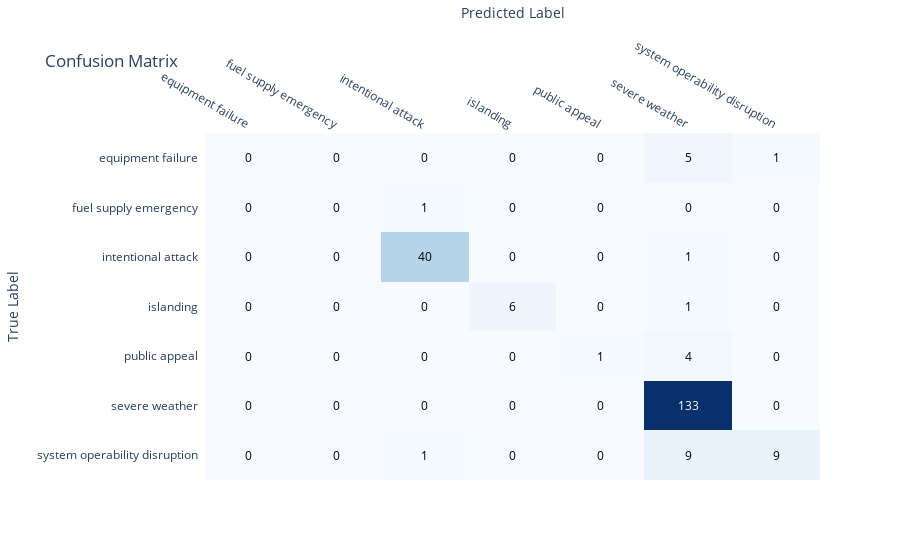

The notebook cell this image was saved under:
### Code cell
import plotly.figure_factory as ff
from sklearn.metrics import confusion_matrix

# Replace 'y_test' and 'prediction' with your actual test labels and predictions
# Example data (replace this with your actual data)


# Replace these labels with your specific category names
category_labels = [
    'equipment failure',
    'fuel supply emergency',
    'intentional attack',
    'islanding',
    'public appeal',
    'severe weather',
    'system operability disruption'
]


# Calculate the confusion matrix
cm = confusion_matrix(check_diff_class['actual'], check_diff_class['prediction'])

# Create a Plotly heatmap for the confusion matrix
fig = ff.create_annotated_heatmap(z=cm[::-1,:], x=category_labels, y=category_labels[::-1], colorscale='Blues')

# Update the layout
fig.update_layout(title='Confusion Matrix',
                  xaxis=dict(title='Predicted Label'),
                  yaxis=dict(title='True Label'))

# Display the confusion matrix
fig.show()
#fig.write_html('confusion_matrix.html', include_plotlyjs='cdn')

### Figure 1 — Plotly figure (JSON) as saved in the notebook; plotly's stock layout.template omitted (floating-point values rounded to 4 significant figures)
{"data": [{"colorscale": [[0, "rgb(247,251,255)"], [0.125, "rgb(222,235,247)"], [0.25, "rgb(198,219,239)"], [0.375, "rgb(158,202,225)"], [0.5, "rgb(107,174,214)"], [0.625, "rgb(66,146,198)"], [0.75, "rgb(33,113,181)"], [0.875, "rgb(8,81,156)"], [1, "rgb(8,48,107)"]], "reversescale": false, "showscale": false, "type": "heatmap", "x": ["equipment failure", "fuel supply emergency", "intentional attack", "islanding", "public appeal", "severe weather", "system operability disruption"], "y": ["system operability disruption", "severe weather", "public appeal", "islanding", "intentional attack", "fuel supply emergency", "equipment failure"], "z": [[0, 0, 1, 0, 0, 9, 9], [0, 0, 0, 0, 0, 133, 0], [0, 0, 0, 0, 1, 4, 0], [0, 0, 0, 6, 0, 1, 0], [0, 0, 40, 0, 0, 1, 0], [0, 0, 1, 0, 0, 0, 0], [0, 0, 0, 0, 0, 5, 1]]}], "layout": {"annotations": [{"font": {"color": "#000000"}, "showarrow": false, "text": "0", "x": "equipment failure", "xref": "x", "y": "system operability disruption", "yref": "y"}, {"font": {"color": "#000000"}, "showarrow": false, "text": "0", "x": "fuel supply emergency", "xref": "x", "y": "system operability disruption", "yref": "y"}, {"font": {"color": "#000000"}, "showarrow": false, "text": "1", "x": "intentional attack", "xref": "x", "y": "system operability disruption", "yref": "y"}, {"font": {"color": "#000000"}, "showarrow": false, "text": "0", "x": "islanding", "xref": "x", "y": "system operability disruption", "yref": "y"}, {"font": {"color": "#000000"}, "showarrow": false, "text": "0", "x": "public appeal", "xref": "x", "y": "system operability disruption", "yref": "y"}, {"font": {"color": "#000000"}, "showarrow": false, "text": "9", "x": "severe weather", "xref": "x", "y": "system operability disruption", "yref": "y"}, {"font": {"color": "#000000"}, "showarrow": false, "text": "9", "x": "system operability disruption", "xref": "x", "y": "system operability disruption", "yref": "y"}, {"font": {"color": "#000000"}, "showarrow": false, "text": "0", "x": "equipment failure", "xref": "x", "y": "severe weather", "yref": "y"}, {"font": {"color": "#000000"}, "showarrow": false, "text": "0", "x": "fuel supply emergency", "xref": "x", "y": "severe weather", "yref": "y"}, {"font": {"color": "#000000"}, "showarrow": false, "text": "0", "x": "intentional attack", "xref": "x", "y": "severe weather", "yref": "y"}, {"font": {"color": "#000000"}, "showarrow": false, "text": "0", "x": "islanding", "xref": "x", "y": "severe weather", "yref": "y"}, {"font": {"color": "#000000"}, "showarrow": false, "text": "0", "x": "public appeal", "xref": "x", "y": "severe weather", "yref": "y"}, {"font": {"color": "#FFFFFF"}, "showarrow": false, "text": "133", "x": "severe weather", "xref": "x", "y": "severe weather", "yref": "y"}, {"font": {"color": "#000000"}, "showarrow": false, "text": "0", "x": "system operability disruption", "xref": "x", "y": "severe weather", "yref": "y"}, {"font": {"color": "#000000"}, "showarrow": false, "text": "0", "x": "equipment failure", "xref": "x", "y": "public appeal", "yref": "y"}, {"font": {"color": "#000000"}, "showarrow": false, "text": "0", "x": "fuel supply emergency", "xref": "x", "y": "public appeal", "yref": "y"}, {"font": {"color": "#000000"}, "showarrow": false, "text": "0", "x": "intentional attack", "xref": "x", "y": "public appeal", "yref": "y"}, {"font": {"color": "#000000"}, "showarrow": false, "text": "0", "x": "islanding", "xref": "x", "y": "public appeal", "yref": "y"}, {"font": {"color": "#000000"}, "showarrow": false, "text": "1", "x": "public appeal", "xref": "x", "y": "public appeal", "yref": "y"}, {"font": {"color": "#000000"}, "showarrow": false, "text": "4", "x": "severe weather", "xref": "x", "y": "public appeal", "yref": "y"}, {"font": {"color": "#000000"}, "showarrow": false, "text": "0", "x": "system operability disruption", "xref": "x", "y": "public appeal", "yref": "y"}, {"font": {"color": "#000000"}, "showarrow": false, "text": "0", "x": "equipment failure", "xref": "x", "y": "islanding", "yref": "y"}, {"font": {"color": "#000000"}, "showarrow": false, "text": "0", "x": "fuel supply emergency", "xref": "x", "y": "islanding", "yref": "y"}, {"font": {"color": "#000000"}, "showarrow": false, "text": "0", "x": "intentional attack", "xref": "x", "y": "islanding", "yref": "y"}, {"font": {"color": "#000000"}, "showarrow": false, "text": "6", "x": "islanding", "xref": "x", "y": "islanding", "yref": "y"}, {"font": {"color": "#000000"}, "showarrow": false, "text": "0", "x": "public appeal", "xref": "x", "y": "islanding", "yref": "y"}, {"font": {"color": "#000000"}, "showarrow": false, "text": "1", "x": "severe weather", "xref": "x", "y": "islanding", "yref": "y"}, {"font": {"color": "#000000"}, "showarrow": false, "text": "0", "x": "system operability disruption", "xref": "x", "y": "islanding", "yref": "y"}, {"font": {"color": "#000000"}, "showarrow": false, "text": "0", "x": "equipment failure", "xref": "x", "y": "intentional attack", "yref": "y"}, {"font": {"color": "#000000"}, "showarrow": false, "text": "0", "x": "fuel supply emergency", "xref": "x", "y": "intentional attack", "yref": "y"}, {"font": {"color": "#000000"}, "showarrow": false, "text": "40", "x": "intentional attack", "xref": "x", "y": "intentional attack", "yref": "y"}, {"font": {"color": "#000000"}, "showarrow": false, "text": "0", "x": "islanding", "xref": "x", "y": "intentional attack", "yref": "y"}, {"font": {"color": "#000000"}, "showarrow": false, "text": "0", "x": "public appeal", "xref": "x", "y": "intentional attack", "yref": "y"}, {"font": {"color": "#000000"}, "showarrow": false, "text": "1", "x": "severe weather", "xref": "x", "y": "intentional attack", "yref": "y"}, {"font": {"color": "#000000"}, "showarrow": false, "text": "0", "x": "system operability disruption", "xref": "x", "y": "intentional attack", "yref": "y"}, {"font": {"color": "#000000"}, "showarrow": false, "text": "0", "x": "equipment failure", "xref": "x", "y": "fuel supply emergency", "yref": "y"}, {"font": {"color": "#000000"}, "showarrow": false, "text": "0", "x": "fuel supply emergency", "xref": "x", "y": "fuel supply emergency", "yref": "y"}, {"font": {"color": "#000000"}, "showarrow": false, "text": "1", "x": "intentional attack", "xref": "x", "y": "fuel supply emergency", "yref": "y"}, {"font": {"color": "#000000"}, "showarrow": false, "text": "0", "x": "islanding", "xref": "x", "y": "fuel supply emergency", "yref": "y"}, {"font": {"color": "#000000"}, "showarrow": false, "text": "0", "x": "public appeal", "xref": "x", "y": "fuel supply emergency", "yref": "y"}, {"font": {"color": "#000000"}, "showarrow": false, "text": "0", "x": "severe weather", "xref": "x", "y": "fuel supply emergency", "yref": "y"}, {"font": {"color": "#000000"}, "showarrow": false, "text": "0", "x": "system operability disruption", "xref": "x", "y": "fuel supply emergency", "yref": "y"}, {"font": {"color": "#000000"}, "showarrow": false, "text": "0", "x": "equipment failure", "xref": "x", "y": "equipment failure", "yref": "y"}, {"font": {"color": "#000000"}, "showarrow": false, "text": "0", "x": "fuel supply emergency", "xref": "x", "y": "equipment failure", "yref": "y"}, {"font": {"color": "#000000"}, "showarrow": false, "text": "0", "x": "intentional attack", "xref": "x", "y": "equipment failure", "yref": "y"}, {"font": {"color": "#000000"}, "showarrow": false, "text": "0", "x": "islanding", "xref": "x", "y": "equipment failure", "yref": "y"}, {"font": {"color": "#000000"}, "showarrow": false, "text": "0", "x": "public appeal", "xref": "x", "y": "equipment failure", "yref": "y"}, {"font": {"color": "#000000"}, "showarrow": false, "text": "5", "x": "severe weather", "xref": "x", "y": "equipment failure", "yref": "y"}, {"font": {"color": "#000000"}, "showarrow": false, "text": "1", "x": "system operability disruption", "xref": "x", "y": "equipment failure", "yref": "y"}], "title": {"text": "Confusion Matrix"}, "xaxis": {"dtick": 1, "gridcolor": "rgb(0, 0, 0)", "side": "top", "ticks": "", "title": {"text": "Predicted Label"}}, "yaxis": {"dtick": 1, "ticks": "", "ticksuffix": "  ", "title": {"text": "True Label"}}}}
